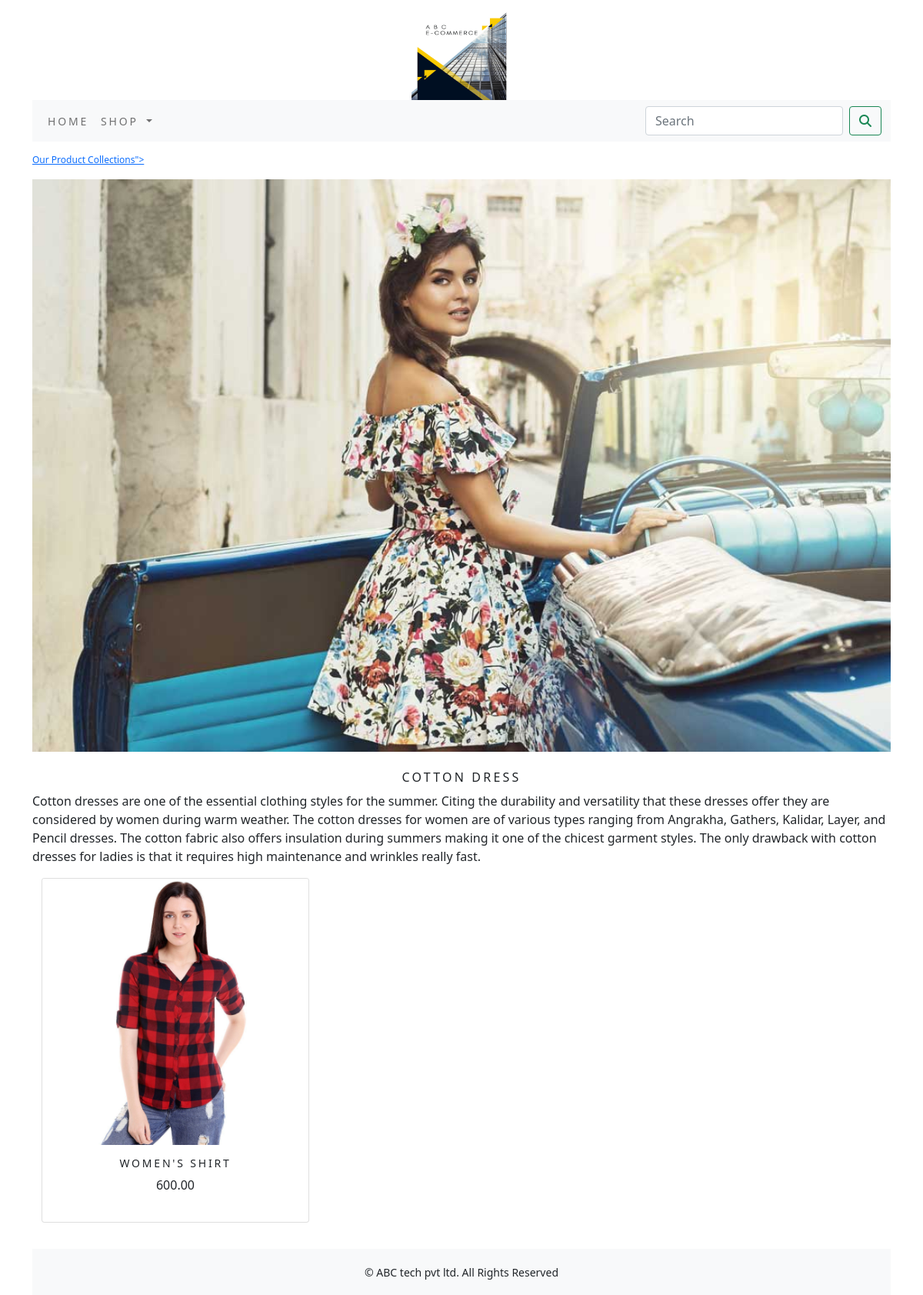
/shop/cotton-dress/ (signed in), run on the app's committed database.
### shop/models.py (models this page shows, shortened)
class Category(models.Model):
    name = models.CharField(max_length=250, unique=True)
    slug = models.SlugField(max_length=250, unique=True)
    description = models.TextField(blank=True)
    image = models.ImageField(upload_to='category', blank=True)
    class Meta:
        ordering = ('name',)
        verbose_name = 'category'
        verbose_name_plural = 'categories'
    def get_url(self):
        return reverse('shop:products_by_category', args=[self.slug])

class Product(models.Model):
    name = models.CharField(max_length=250, unique=True)
    slug = models.SlugField(max_length=250, unique=True)
    description = models.TextField(blank=True)
    price = models.DecimalField(max_digits=10, decimal_places=2)
    category = models.ForeignKey(Category, on_delete=models.CASCADE)
    image = models.ImageField(upload_to='product', blank=True)
    stock = models.IntegerField()
    available = models.BooleanField(default=True)
    created = models.DateTimeField(auto_now_add=True)
    updated = models.DateTimeField(auto_now=True)
    def get_url(self):
        return reverse('shop:prodCatdetail',args=[self.category.slug,self.slug])
    class Meta:
        ordering = ('name',)
        verbose_name = 'product'
        verbose_name_plural = 'products'

### shop/views.py (the view)
# urls.py: path('', views.allProdCat, name='allProdCat'),
def allProdCat(request, c_slug=None):
    c_page = None
    products_list = None
    if c_slug != None:
        c_page = get_object_or_404(Category, slug=c_slug)
        products_list = Product.objects.all().filter(category=c_page, available=True)
    else:
        products_list = Product.objects.all().filter(available=True)
    paginator = Paginator(products_list, 3)
    try:
        page = int(request.GET.get('page', '1'))
    except:
        page = 1
    try:
        products = paginator.page(page)
    except(EmptyPage, InvalidPage):
        products = paginator.page(paginator.num_pages)
    return render(request, "category.html", {'category': c_page, 'products': products})

### cart/context_processors.py (called while the page is built)
def counter(request):
    item_count=0
    if 'admin' in request.path:
        return {}
    else:
        try:
            cart=Cart.objects.filter(cart_id=_cart_id(request))
            cart_items=CartItem.objects.all().filter(cart=cart[:1])
            for cart_item in cart_items:
                item_count += cart_item.quantity
        except Cart.DoesNotExist:
            item_count =0
    return dict(item_count=item_count)

### cart/views.py (called while the page is built)
def _cart_id(request):
    cart = request.session.session_key
    if not cart:
        cart = request.session.session.create()
    return cart

### shop/context_processors.py (called while the page is built)
def menu_links(request):
    links = Category.objects.all()
    return dict(links=links)

### shop/templates/category.html (shortened to what this page needs)
{% extends 'base.html' %}
{% load static %}
{% block content %}
{% if category %}
<div>
    <div class= "row my_row_class">
        <div class="mx_auto">
          <p><a href="{% url 'shop:allProdCat' %}">Our Product Collections"></a></p>
    </div>
</div>
  {% endif %}
<div class="mx_auto">
    {% if category %}
         <img class="my_image" src="{{category.image.url}}" alt="{{category.name}}">
</div>
<br>
<div>
    <h1 class="text-center my_title">{{category.name}}</h1>
    <p class="text-justify">{{category.description}}</p>
</div>
{% endif %}
<div class="container">
    <div class="row mx_auto">
        {% for product in products.object_list %}
        <div class="my_bottom_margin col-9 col-sm-12 col-md-4 xol-lg-4">
            <div class="card text-center" style="min-width:8rem; min-height:28rem;">
                <a href="{{product.get_url}}"><img class="card-img-top my_image" src="{{product.image.url}}" alt="{{product.name}}" width="100px;" height="100px;"></a>
                <div class="card-body">
                    <h4>{{product.name}}</h4>
                    <p>{{product.price}}</p>
                </div>
            </div>
        </div>
        {% endfor %}
    </div>
    <br>
</div>
{% endblock %}

### shop/static/css/custom.css (style rules this page uses)
body { font-family: 'Josefin Sans', sans-serif; }
.my_row_class { padding-top:15px; }
.my_row_class .mx_auto { color:#000; font-size:12px; }
.my_image { width:100%; height:auto; }
.my_title { font-size:16px; text-transform:uppercase; letter-spacing:.2em; }
.my_bottom_margin { margin-bottom:10px; }
.card-body h4 { font-size:14px; text-transform:uppercase; letter-spacing:.2em; }

### data on the page
Category: image (picture), name "COTTON DRESS", description "Cotton dresses are one of the essential clothing styles for the summer. Citing the durability and versatility that these dresses offer they are considered by women during warm weather. The cotton dresses for women are of various types ranging from Angrakha, Gathers, Kalidar, Layer, and Pencil dresses. The cotton fabric also offers insulation during summers making it one of the chicest garment styles. The only drawback with cotton dresses for ladies is that it requires high maintenance and wrinkles really fast."
Product: image (picture), name "WOMEN'S SHIRT", price "600.00"
